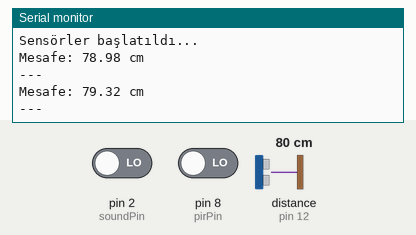
Bench run of a sketch on a simulated Arduino Uno, built with avr-gcc and run on an emulated ATmega328P. Parts: the last lines printed to the serial monitor. Wiring (inferred from the names in the program): ultrasonic range finder: trigger pin 13; echo pin 12. The inputs (shaded band) are chosen by the test bench; at power-on: distance to the obstacle (sensor on pin 12) 80 cm, pin 2 (soundPin) LOW, pin 8 (pirPin) LOW. The echo pulse lasts 58.3 µs per cm.

Above: at 3.2 s.
3.3 s: distance to the obstacle (sensor on pin 12) set to 2 cm
At 4.7 s:
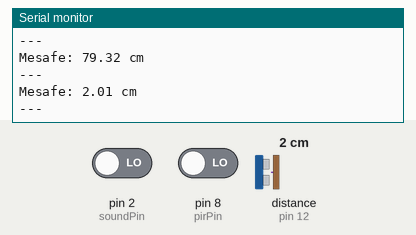
7.4 s: pin 2 (soundPin) driven HIGH
10.5 s: pin 8 (pirPin) driven HIGH
13.6 s: distance to the obstacle (sensor on pin 12) set to 4 cm
At 14.7 s:
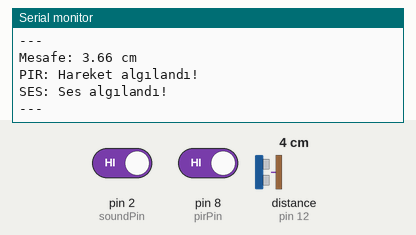
15.1 s: pin 2 (soundPin) driven LOW
Timing chart, 0 to 18.1 s (numbered marks = the images above; inputs shaded):
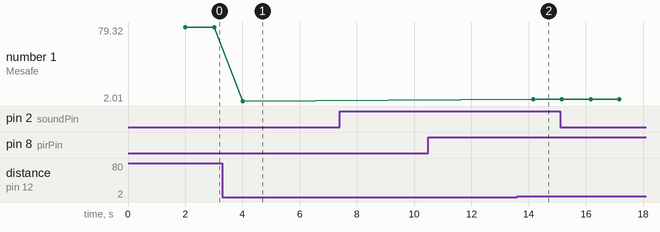

Measured:
- after the input at 3.3 s, the serial monitor: prints a new line after 0.71 s (image 1)
- after the input at 13.6 s, the serial monitor: prints a new line after 0.56 s (image 2)
- plotted number 1: 79.32 → 2.01 after the input at 3.3 s, 2.01 → 3.66 after the input at 13.6 s

The sketch:

sketch_jun11b.ino
```cpp
// HC-SR04 pinleri
#define trigPin 13
#define echoPin 12

// PIR sensörü pinleri
#define pirPin 8

// Ses sensörü pinleri
#define soundPin 2

void setup() {
  Serial.begin(9600);

  pinMode(trigPin, OUTPUT);
  pinMode(echoPin, INPUT);
  pinMode(pirPin, INPUT);
  pinMode(soundPin, INPUT);

  Serial.println("Sensörler başlatıldı...");
  delay(2000); // Sensörlerin stabilize olması için bekle
}

void loop() {
  // Mesafe ölçümü
  long duration;
  float distance;

  // Trigger sinyali gönder
  digitalWrite(trigPin, LOW);
  delayMicroseconds(2);
  digitalWrite(trigPin, HIGH);
  delayMicroseconds(10);
  digitalWrite(trigPin, LOW);

  // Echo sinyalini oku (timeout 30ms = ~500cm)
  duration = pulseIn(echoPin, HIGH, 30000);

  if (duration == 0) {
    Serial.println("HC-SR04: Mesafe ölçülemedi (timeout)");
  } else {
    distance = (duration * 0.034) / 2; // Daha doğru hesaplama

    // Geçerli mesafe aralığını kontrol et
    if (distance < 2 || distance > 400) {
      Serial.println("HC-SR04: Mesafe geçerli aralık dışında");
    } else {
      Serial.print("Mesafe: ");
      Serial.print(distance);
      Serial.println(" cm");
    }
  }

  // PIR hareket sensörü
  int pirStatus = digitalRead(pirPin);
  if (pirStatus == HIGH) {
    Serial.println("PIR: Hareket algılandı!");
  }

  // Ses sensörü
  int soundStatus = digitalRead(soundPin);
  if (soundStatus == HIGH) {
    Serial.println("SES: Ses algılandı!");
  }

  Serial.println("---");
  delay(1000);
}
```
